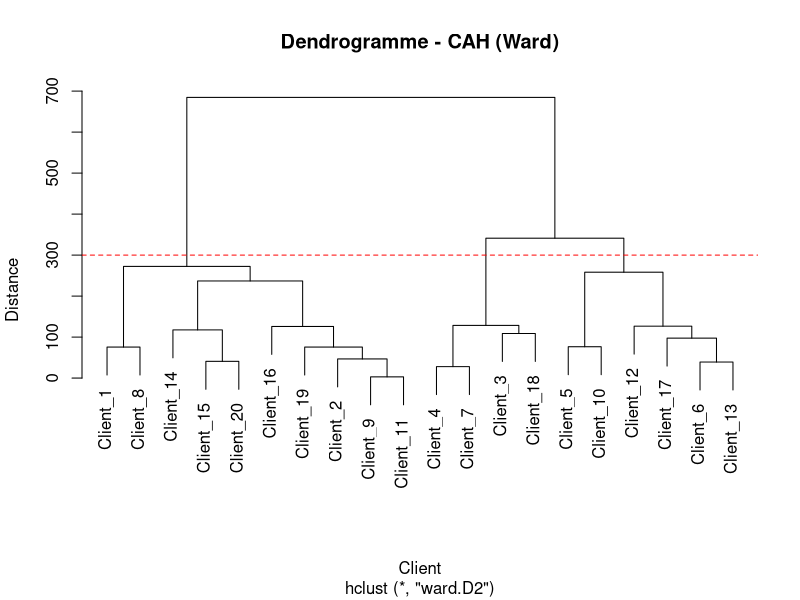
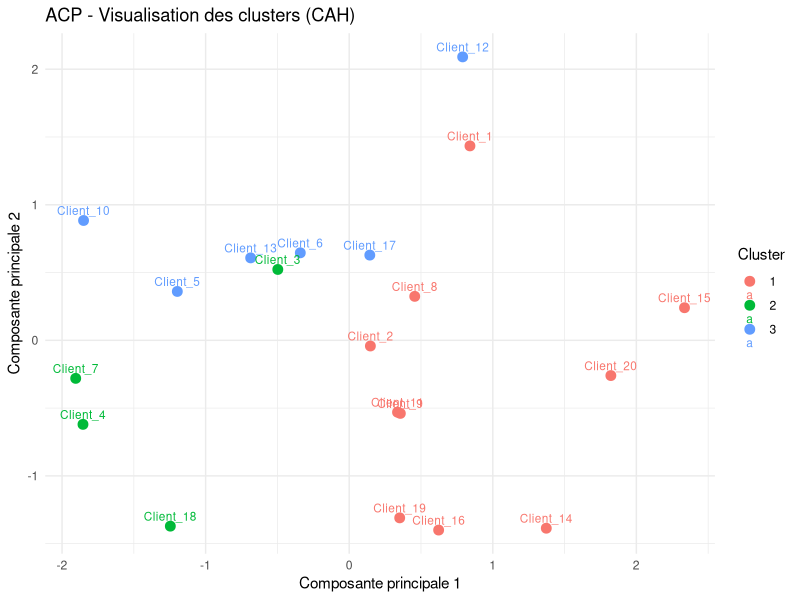

Source code (R) for these figures, in order:
## ---- chunk 1

data <- read.delim2("clients_depenses.csv", sep = "\t", stringsAsFactors = FALSE)
data
## ---- chunk 2
# Extraction des données numériques uniquement
X <- data[, -1]
## ---- chunk 3
# Matrice des distances
d <- dist(X) #distance = plus les individus sont proches plus la distance est faible

# CAH avec la méthode de Ward
hc <- hclust(d, method = "ward.D2")
## ---- chunk 4
# Dendrogramme avec ligne rouge pour visualiser la coupure
plot(hc, labels = data$Client, main = "Dendrogramme - CAH (Ward)",
     xlab = "Client", ylab = "Distance")
abline(h = 300, col = "red", lty = 2) 
## ---- chunk 5
# Découpage en 3 groupes (selon la plus grande distance verticale)
clusters <- cutree(hc, k = 3)

# Ajouter les clusters au tableau de départ
data$Cluster <- factor(clusters)
## ---- chunk 6
install.packages("ggplot2")
library(ggplot2)
# Étape 1 : Réaliser l'ACP sur les colonnes numériques (sans Client ni Cluster)
acp <- prcomp(X, scale. = TRUE)

# Étape 2 : Extraire les coordonnées sur les deux premières composantes
coord <- as.data.frame(acp$x[, 1:2])
colnames(coord) <- c("PC1", "PC2")
coord$Client <- data$Client
coord$Cluster <- factor(data$Cluster, labels = c("1", "2", "3"))

ggplot(coord, aes(x = PC1, y = PC2, color = Cluster, label = Client)) +
  geom_point(size = 3) +
  geom_text(vjust = -0.6, size = 3) +
  labs(title = "ACP - Visualisation des clusters (CAH)",
       x = "Composante principale 1", y = "Composante principale 2") +
  theme_minimal()
## ---- chunk 7
acp$rotation[, 1:2]  # colonnes : PC1 et PC2, lignes : variables
